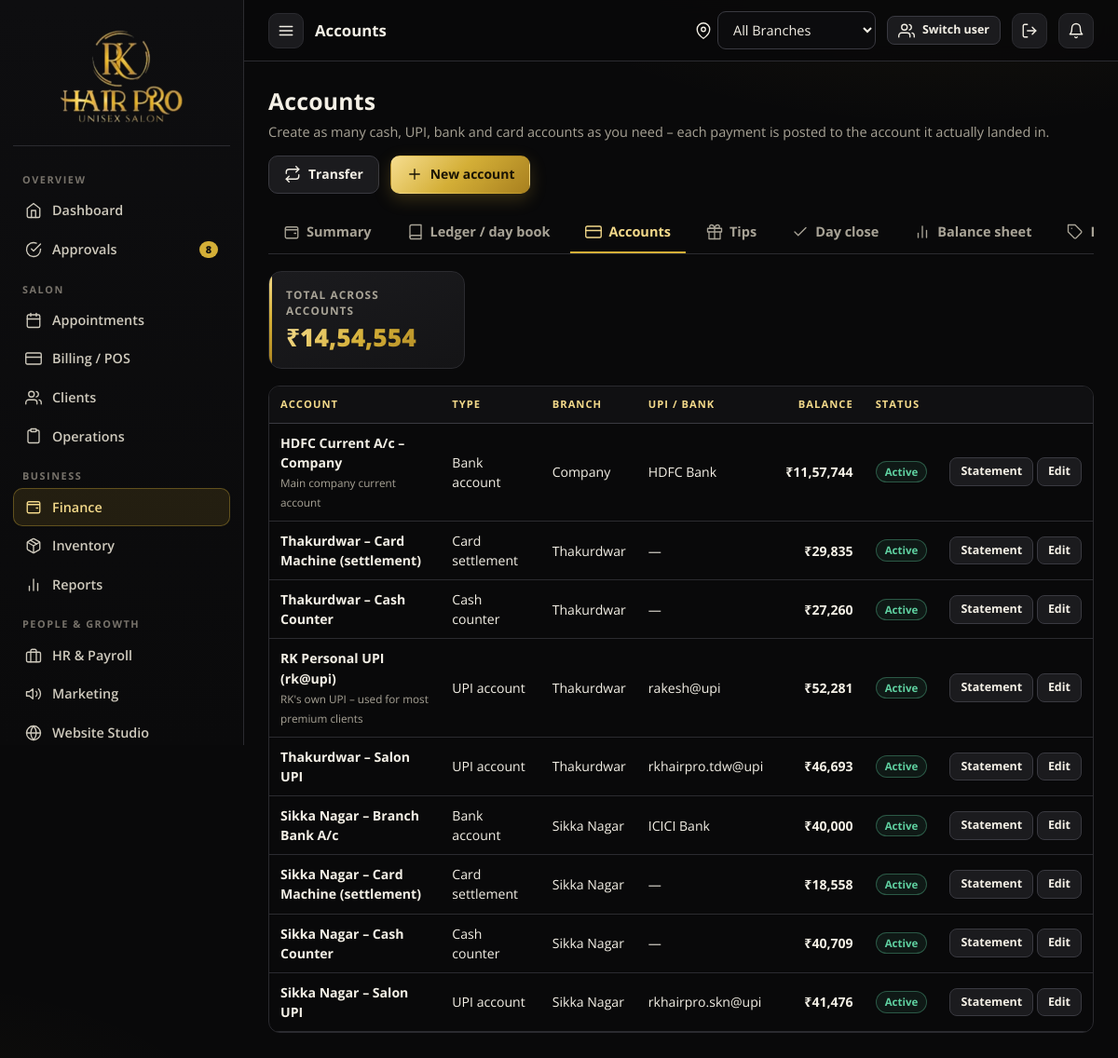
Screenshot of /finance/accounts (signed in) with the database file from the repository.
### rkhp/models.py (models this page shows)
class Account(db.Model):
    id = db.Column(db.Integer, primary_key=True)
    name = db.Column(db.String(80), nullable=False)
    type = db.Column(db.String(10), nullable=False)
    branch_id = db.Column(db.Integer, db.ForeignKey("branch.id"))   # None = company level
    opening_balance = db.Column(db.Float, default=0)
    upi_id = db.Column(db.String(60))
    bank_name = db.Column(db.String(80))
    notes = db.Column(db.String(200))
    active = db.Column(db.Boolean, default=True)
    branch = db.relationship("Branch")
    @property
    def type_label(self):
        return dict(ACCOUNT_TYPES).get(self.type, self.type)

class Branch(db.Model):
    id = db.Column(db.Integer, primary_key=True)
    name = db.Column(db.String(80), nullable=False)
    code = db.Column(db.String(8), nullable=False)
    address = db.Column(db.String(240))
    phone = db.Column(db.String(20))
    open_time = db.Column(db.String(5), default="10:00")
    close_time = db.Column(db.String(5), default="21:00")
    slot_minutes = db.Column(db.Integer, default=30)
    monthly_target = db.Column(db.Float, default=0)
    active = db.Column(db.Boolean, default=True)
    created_at = db.Column(db.DateTime, default=now)

### rkhp/routes/finance.py (the view)
@bp.route("/accounts")
@require_perm("finance")
def accounts():
    ids = scope_ids()
    bm = fin.balance_map()
    accs = fin.scope_accounts(ids, active_only=False)
    return render_template("finance/accounts.html", accs=accs, bm=bm, types=ACCOUNT_TYPES, page_title="Accounts", total=sum(bm[a.id] for a in accs if a.active))

### rkhp/__init__.py (called while the page is built)
def unread():
    from .models import Notification
    return Notification.query.filter_by(employee_id=current_user.id, is_read=False).count()

### rkhp/helpers.py (called while the page is built)
def inr(v, dec=None, sym=True):
    try:
        v = float(v or 0)
    except (TypeError, ValueError):
        v = 0.0
    neg = v < 0
    v = abs(v)
    if dec is None:      # paise only where they matter (small amounts); big totals show whole rupees
        dec = 2 if abs(v - round(v)) > 0.004 and v < 10000 else 0
    s = f"{v:.{dec}f}"
    whole, _, frac = s.partition(".")
    if len(whole) > 3:
        head, tail = whole[:-3], whole[-3:]
        head = re.sub(r"(\d)(?=(\d\d)+$)", r"\1,", head)
        whole = head + "," + tail
    out = whole + ("." + frac if frac else "")
    return ("-" if neg else "") + ("₹" if sym else "") + out

def all_branches():
    return Branch.query.filter_by(active=True).order_by(Branch.id).all()

def scope_ids():
    if current_user.is_authenticated and current_user.branch_id:
        return [current_user.branch_id]
    sel = session.get("branch_id", 0)
    if sel:
        return [int(sel)]
    return [b.id for b in all_branches()]

def active_branch():
    ids = scope_ids()
    if len(ids) == 1 and (current_user.branch_id or session.get("branch_id")):
        return db.session.get(Branch, ids[0])
    return None

def require_perm(*perms):
    def deco(fn):
        @wraps(fn)
        def wrapper(*a, **kw):
            if not current_user.is_authenticated:
                return redirect(url_for("auth.login", next=request.path))
            if not any(current_user.has_perm(p) for p in perms):
                abort(403)
            return fn(*a, **kw)
        return wrapper
    return deco

### rkhp/logic/finance.py (called while the page is built)
def _full_scope(branch_ids):
    return set(branch_ids) >= {b.id for b in all_branches()}

def scope_accounts(branch_ids, active_only=True):
    q = Account.query
    if active_only:
        q = q.filter_by(active=True)
    accs = q.order_by(Account.branch_id, Account.type, Account.name).all()
    full = _full_scope(branch_ids)
    return [a for a in accs if (a.branch_id in branch_ids) or (a.branch_id is None and full)]

def _sum_by(col, cond, upto=None, since=None):
    q = db.session.query(col, func.coalesce(func.sum(Transaction.amount), 0)).filter(cond)
    if upto:
        q = q.filter(Transaction.date <= upto)
    if since:
        q = q.filter(Transaction.date >= since)
    return dict(q.group_by(col).all())

### rkhp/models.py (called while the page is built)
    @property
    def is_super(self):
        return self.role == "super_admin"

### rkhp/templates/finance/accounts.html (shortened to what this page needs)
{% extends 'base.html' %}
{% block content %}
<div class="page-h"><div><h1>Accounts</h1><p>Create as many cash, UPI, bank and card accounts as you need – each payment is posted to the account it actually landed in.</p></div>
  <div class="row"><button class="btn" data-modal="xferModal">{{ ui.icon('sync') }} Transfer</button><button class="btn gold" data-modal="accModal" data-fill-id="" data-fill-name="" data-fill-opening_balance="0">{{ ui.icon('plus') }} New account</button></div></div>
{% include 'finance/_tabs.html' %}
<div class="kpi-grid mb">{{ ui.kpi('Total across accounts', total|inr) }}</div>
<div class="table-wrap"><table class="tbl"><thead><tr><th>Account</th><th>Type</th><th>Branch</th><th>UPI / bank</th><th class="num">Balance</th><th>Status</th><th></th></tr></thead><tbody>
{% for a in accs %}<tr><td><b>{{ a.name }}</b>{% if a.notes %}<br><small>{{ a.notes }}</small>{% endif %}</td><td>{{ a.type_label }}</td><td>{{ a.branch.name if a.branch else 'Company' }}</td><td>{{ a.upi_id or a.bank_name or '—' }}</td>
<td class="num"><b class="{{ 'bad' if bm[a.id] < 0 }}">{{ bm[a.id]|inr }}</b></td><td>{{ ui.badge('Active','ok') if a.active else ui.badge('Closed','') }}</td>
<td class="nowrap"><a class="btn sm" href="{{ url_for('fin.account_view', aid=a.id) }}">Statement</a>
 <button class="btn sm" data-modal="accModal" data-fill-id="{{ a.id }}" data-fill-name="{{ a.name }}" data-fill-type="{{ a.type }}" data-fill-opening_balance="{{ a.opening_balance }}" data-fill-upi_id="{{ a.upi_id or '' }}" data-fill-bank_name="{{ a.bank_name or '' }}" data-fill-notes="{{ a.notes or '' }}" data-fill-active="{{ 1 if a.active else 0 }}">Edit</button></td></tr>{% endfor %}
</tbody></table></div>
{% set xfer_accounts = accs|selectattr('active')|list %}
{% endblock %}

### rkhp/templates/_ui.html (shortened to what this page needs)
{% macro icon(name, cls='') %}<svg class="i {{ cls }}" viewBox="0 0 24 24" aria-hidden="true">{{ ICONS.get(name, ICONS['list'])|safe }}</svg>{% endmacro %}
{% macro kpi(label, value, sub='', href=None, plain=False) %}
{% if href %}<a class="kpi {{ 'plain' if plain }}" href="{{ href }}">{% else %}<div class="kpi {{ 'plain' if plain }}">{% endif %}
  <div class="lbl">{{ label }}</div><div class="val">{{ value }}</div>{% if sub %}<div class="sub">{{ sub|safe }}</div>{% endif %}
{% if href %}</a>{% else %}</div>{% endif %}
{% endmacro %}
{% macro badge(text, kind='') %}<span class="badge {{ kind }}">{{ text }}</span>{% endmacro %}

### rkhp/static/css/app.css (style rules this page uses)
:root { --bg:#09090a; --bg-2:#0f0f11; --surface:#141416; --surface-2:#1b1b1e; --surface-3:#232327; --line:#2b2b30; --line-2:#3a3a41; --gold:#d4af37; --gold-2:#f3d98a; --gold-3:#9c7a1c; --gold-soft:rgba(212,175,55,.12); --gold-line:rgba(212,175,55,.35); --grad:linear-gradient(135deg,#f6dd8f 0%,#d4af37 48%,#a8801f 100%); --text:#f4f0e6; --muted:#a8a396; --faint:#77726a; --ok:#5fd0a0; --warn:#f2b64d; --bad:#f0706a; --info:#84b6ff; --r:14px; --r-sm:9px; --shadow:0 10px 30px rgba(0,0,0,.45); color-scheme:dark; }
* { box-sizing:border-box }
html { -webkit-text-size-adjust:100% }
body { margin:0;background:var(--bg);color:var(--text);font-family:'Open Sans',system-ui,-apple-system,'Segoe UI',Roboto,sans-serif;font-size:14.5px;line-height:1.5; background-image:radial-gradient(900px 420px at 85% -10%,rgba(212,175,55,.09),transparent 60%),radial-gradient(700px 400px at -10% 110%,rgba(212,175,55,.05),transparent 60%);background-attachment:fixed }
h1,h2,h3,h4 { font-weight:700;letter-spacing:.2px;margin:0;color:var(--text) }
h1 { font-size:1.55rem }
a { color:var(--gold-2);text-decoration:none }
small,.muted { color:var(--muted) }
.gold { color:var(--gold) }
.ok { color:var(--ok) }
.mb { margin-bottom:18px }
.row { display:flex;gap:12px;align-items:center;flex-wrap:wrap }
.nowrap { white-space:nowrap }
svg.i { width:18px;height:18px;stroke:currentColor;fill:none;stroke-width:1.8;stroke-linecap:round;stroke-linejoin:round;flex:none;vertical-align:-3px }
.page-h { display:flex;align-items:flex-end;justify-content:space-between;gap:14px;margin-bottom:20px;flex-wrap:wrap }
.page-h p { margin:4px 0 0;color:var(--muted) }
.kpi-grid { display:grid;grid-template-columns:repeat(auto-fill,minmax(210px,1fr));gap:14px }
.kpi { background:linear-gradient(160deg,var(--surface-2),var(--surface));border:1px solid var(--line);border-radius:var(--r);padding:16px 18px;position:relative;overflow:hidden }
.kpi:before { content:"";position:absolute;left:0;top:0;bottom:0;width:3px;background:var(--grad) }
.kpi .lbl { font-size:.74rem;letter-spacing:.09em;text-transform:uppercase;color:var(--muted);font-weight:700 }
.kpi .val { font-size:1.65rem;font-weight:800;margin-top:4px;background:var(--grad);-webkit-background-clip:text;background-clip:text;color:transparent;line-height:1.2 }
.btn { display:inline-flex;align-items:center;gap:8px;justify-content:center;padding:9px 16px;border-radius:10px;border:1px solid var(--line-2);background:var(--surface-2);color:var(--text);font:inherit;font-weight:700;font-size:.87rem;cursor:pointer;transition:.15s;white-space:nowrap }
.btn.gold { background:var(--grad);color:#1a1405;border-color:transparent;box-shadow:0 6px 18px rgba(212,175,55,.22) }
.btn.sm { padding:5px 11px;font-size:.78rem;border-radius:8px }
.field>label,.lbl { font-size:.74rem;text-transform:uppercase;letter-spacing:.08em;color:var(--muted);font-weight:700 }
.table-wrap { overflow-x:auto;border-radius:12px;border:1px solid var(--line) }
table.tbl { width:100%;border-collapse:collapse;font-size:.88rem }
.tbl th { position:sticky;top:0;background:#101012;color:var(--gold-2);text-align:left;font-size:.7rem;text-transform:uppercase;letter-spacing:.09em;padding:11px 12px;border-bottom:1px solid var(--line-2);white-space:nowrap;font-weight:700 }
.tbl td { padding:10px 12px;border-bottom:1px solid var(--line);vertical-align:middle }
.tbl td.num,.tbl th.num { text-align:right;font-variant-numeric:tabular-nums }
.badge { display:inline-flex;align-items:center;gap:5px;padding:2px 9px;border-radius:99px;font-size:.72rem;font-weight:700;border:1px solid var(--line-2);color:var(--muted);background:var(--surface-2);white-space:nowrap }
.badge.ok { color:var(--ok);border-color:rgba(95,208,160,.35);background:rgba(95,208,160,.08) }

### rkhp/static/css/public.css (style rules this page uses)
:root { --ivory:#f6eed9;--ivory-2:#ece0c0;--ink:#17130a;--ink-soft:#5b5236;--gold-ink:#8a6a12;--wa:#25d366 }
html { scroll-behavior:smooth }
a { transition:color .15s }

### rows the page displays
Account: name "HDFC Current A/c – Company", notes "Main company current account", type_label "Bank account", branch "Company", bank_name "HDFC Bank", bm "₹11,57,744", text "Active"
Account: name "Thakurdwar – Card Machine (settlement)", type_label "Card settlement", branch "Thakurdwar", bank_name "—", bm "₹29,835", text "Active"
Account: name "Thakurdwar – Cash Counter", type_label "Cash counter", branch "Thakurdwar", bank_name "—", bm "₹27,260", text "Active"
Account: name "RK Personal UPI (rk@upi)", notes "RK's own UPI – used for most premium clients", type_label "UPI account", branch "Thakurdwar", upi "rakesh@upi", bm "₹52,281", text "Active"
Account: name "Thakurdwar – Salon UPI", type_label "UPI account", branch "Thakurdwar", upi "rkhairpro.tdw@upi", bm "₹46,693", text "Active"
Account: name "Sikka Nagar – Branch Bank A/c", type_label "Bank account", branch "Sikka Nagar", bank_name "ICICI Bank", bm "₹40,000", text "Active"
Account: name "Sikka Nagar – Card Machine (settlement)", type_label "Card settlement", branch "Sikka Nagar", bank_name "—", bm "₹18,558", text "Active"
Account: name "Sikka Nagar – Cash Counter", type_label "Cash counter", branch "Sikka Nagar", bank_name "—", bm "₹40,709", text "Active"
Account: name "Sikka Nagar – Salon UPI", type_label "UPI account", branch "Sikka Nagar", upi "rkhairpro.skn@upi", bm "₹41,476", text "Active"

### other values shown
{{ sec.title }} "OVERVIEW" "SALON" "BUSINESS" "PEOPLE & GROWTH"
{{ it.label }} "Dashboard" "Approvals" "Appointments" "Billing / POS" "Clients" "Operations" "Finance" "Inventory" "Reports" "HR & Payroll" "Marketing" "Website Studio"
{{ it.count }} "8"
{{ page_title|default('') }} "Accounts"
{{ label }} "TOTAL ACROSS ACCOUNTS"
